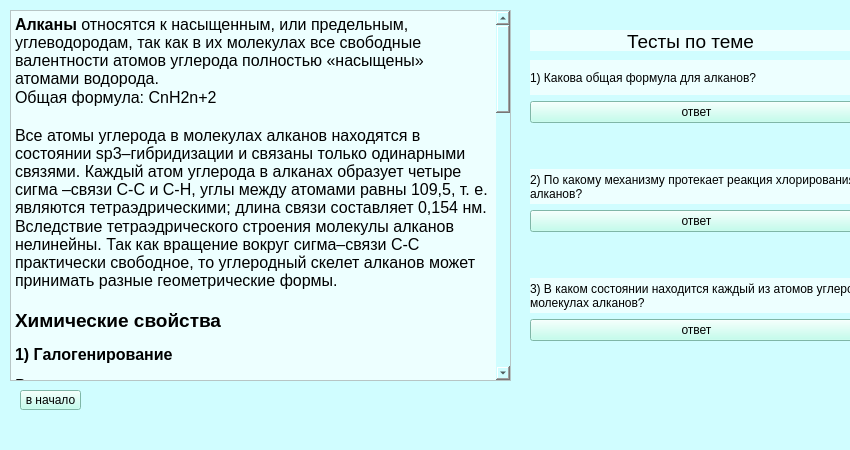
<?xml version="1.0" encoding="UTF-8"?>
<ui version="4.0">
 <class>MainWindow</class>
 <widget class="QMainWindow" name="MainWindow">
  <property name="geometry">
   <rect>
    <x>0</x>
    <y>0</y>
    <width>850</width>
    <height>450</height>
   </rect>
  </property>
  <property name="windowTitle">
   <string>MainWindow</string>
  </property>
  <property name="styleSheet">
   <string notr="true">background-color: rgb(208, 253, 255)</string>
  </property>
  <widget class="QWidget" name="centralwidget">
   <widget class="QTextEdit" name="textEdit">
    <property name="enabled">
     <bool>true</bool>
    </property>
    <property name="geometry">
     <rect>
      <x>10</x>
      <y>10</y>
      <width>501</width>
      <height>371</height>
     </rect>
    </property>
    <property name="styleSheet">
     <string notr="true">background-color: rgb(237, 255, 255);</string>
    </property>
    <property name="html">
     <string>&lt;!DOCTYPE HTML PUBLIC &quot;-//W3C//DTD HTML 4.0//EN&quot; &quot;http://www.w3.org/TR/REC-html40/strict.dtd&quot;&gt;
&lt;html&gt;&lt;head&gt;&lt;meta name=&quot;qrichtext&quot; content=&quot;1&quot; /&gt;&lt;style type=&quot;text/css&quot;&gt;
p, li { white-space: pre-wrap; }
&lt;/style&gt;&lt;/head&gt;&lt;body style=&quot; font-family:'MS Shell Dlg 2'; font-size:8pt; font-weight:400; font-style:normal;&quot;&gt;
&lt;p style=&quot; margin-top:0px; margin-bottom:0px; margin-left:0px; margin-right:0px; -qt-block-indent:0; text-indent:0px;&quot;&gt;&lt;span style=&quot; font-family:'Circe,-apple-system,system-ui,BlinkMacSystemFont,sans-serif'; font-size:12pt; font-weight:600; color:#000000;&quot;&gt;Алканы&lt;/span&gt;&lt;span style=&quot; font-family:'Circe,-apple-system,system-ui,BlinkMacSystemFont,sans-serif'; font-size:12pt; color:#000000;&quot;&gt; относятся к насыщенным, или предельным, углеводородам, так как в их молекулах все свободные валентности атомов углерода полностью «насыщены» атомами водорода.&lt;/span&gt;&lt;/p&gt;
&lt;p style=&quot; margin-top:0px; margin-bottom:0px; margin-left:0px; margin-right:0px; -qt-block-indent:0; text-indent:0px;&quot;&gt;&lt;span style=&quot; font-family:'Circe,-apple-system,system-ui,BlinkMacSystemFont,sans-serif'; font-size:12pt; color:#000000;&quot;&gt;Общая формула: CnH2n+2&lt;/span&gt;&lt;/p&gt;
&lt;p style=&quot;-qt-paragraph-type:empty; margin-top:0px; margin-bottom:0px; margin-left:0px; margin-right:0px; -qt-block-indent:0; text-indent:0px; font-family:'Circe,-apple-system,system-ui,BlinkMacSystemFont,sans-serif'; font-size:12pt; color:#000000;&quot;&gt;&lt;br /&gt;&lt;/p&gt;
&lt;p style=&quot; margin-top:0px; margin-bottom:0px; margin-left:0px; margin-right:0px; -qt-block-indent:0; text-indent:0px;&quot;&gt;&lt;span style=&quot; font-family:'Circe,-apple-system,system-ui,BlinkMacSystemFont,sans-serif'; font-size:12pt; color:#000000;&quot;&gt;Все атомы углерода в молекулах алканов находятся в состоянии sp3–гибридизации и связаны только одинарными связями. Каждый атом углерода в алканах образует четыре сигма &lt;/span&gt;&lt;a name=&quot;MJX-1-TEX-I-1D70E&quot;&gt;&lt;/a&gt;&lt;span style=&quot; font-family:'Circe,-apple-system,system-ui,BlinkMacSystemFont,sans-serif'; font-size:12pt; color:#000000;&quot;&gt;–&lt;/span&gt;&lt;span style=&quot; font-family:'Circe,-apple-system,system-ui,BlinkMacSystemFont,sans-serif'; font-size:12pt; color:#000000;&quot;&gt;связи С-С&lt;/span&gt;&lt;a name=&quot;MJX-1-TEX-I-1D436&quot;&gt;&lt;/a&gt;&lt;span style=&quot; font-family:'Circe,-apple-system,system-ui,BlinkMacSystemFont,sans-serif'; font-size:12pt; color:#000000;&quot;&gt; &lt;/span&gt;&lt;span style=&quot; font-family:'Circe,-apple-system,system-ui,BlinkMacSystemFont,sans-serif'; font-size:12pt; color:#000000;&quot;&gt;и С-Н&lt;/span&gt;&lt;a name=&quot;MJX-1-TEX-I-1D436&quot;&gt;&lt;/a&gt;&lt;span style=&quot; font-family:'Circe,-apple-system,system-ui,BlinkMacSystemFont,sans-serif'; font-size:12pt; color:#000000;&quot;&gt;,&lt;/span&gt;&lt;span style=&quot; font-family:'Circe,-apple-system,system-ui,BlinkMacSystemFont,sans-serif'; font-size:12pt; color:#000000;&quot;&gt; углы между атомами равны 109,5&lt;/span&gt;&lt;a name=&quot;MJX-1-TEX-N-31&quot;&gt;&lt;/a&gt;&lt;span style=&quot; font-family:'Circe,-apple-system,system-ui,BlinkMacSystemFont,sans-serif'; font-size:12pt; color:#000000;&quot;&gt;,&lt;/span&gt;&lt;span style=&quot; font-family:'Circe,-apple-system,system-ui,BlinkMacSystemFont,sans-serif'; font-size:12pt; color:#000000;&quot;&gt; т. е. являются тетраэдрическими; длина связи составляет 0,154&lt;/span&gt;&lt;a name=&quot;MJX-1-TEX-N-30&quot;&gt;&lt;/a&gt;&lt;span style=&quot; font-family:'Circe,-apple-system,system-ui,BlinkMacSystemFont,sans-serif'; font-size:12pt; color:#000000;&quot;&gt; &lt;/span&gt;&lt;span style=&quot; font-family:'Circe,-apple-system,system-ui,BlinkMacSystemFont,sans-serif'; font-size:12pt; color:#000000;&quot;&gt;нм.&lt;/span&gt;&lt;/p&gt;
&lt;p style=&quot; margin-top:0px; margin-bottom:0px; margin-left:0px; margin-right:0px; -qt-block-indent:0; text-indent:0px;&quot;&gt;&lt;span style=&quot; font-family:'Circe,-apple-system,system-ui,BlinkMacSystemFont,sans-serif'; font-size:12pt; color:#000000;&quot;&gt;Вследствие тетраэдрического строения молекулы алканов нелинейны. Так как вращение вокруг сигма–связи С-С практически свободное, то углеродный скелет алканов может принимать разные геометрические формы.&lt;/span&gt;&lt;/p&gt;
&lt;p style=&quot;-qt-paragraph-type:empty; margin-top:0px; margin-bottom:0px; margin-left:0px; margin-right:0px; -qt-block-indent:0; text-indent:0px; font-family:'Circe,-apple-system,system-ui,BlinkMacSystemFont,sans-serif'; font-size:12pt; color:#000000;&quot;&gt;&lt;br /&gt;&lt;/p&gt;
&lt;p style=&quot; margin-top:0px; margin-bottom:0px; margin-left:0px; margin-right:0px; -qt-block-indent:0; text-indent:0px;&quot;&gt;&lt;span style=&quot; font-family:'Circe,-apple-system,system-ui,BlinkMacSystemFont,sans-serif'; font-size:14pt; font-weight:600; color:#000000;&quot;&gt;Химические свойства&lt;/span&gt;&lt;/p&gt;
&lt;p style=&quot;-qt-paragraph-type:empty; margin-top:0px; margin-bottom:0px; margin-left:0px; margin-right:0px; -qt-block-indent:0; text-indent:0px;&quot;&gt;&lt;br /&gt;&lt;/p&gt;
&lt;p style=&quot; margin-top:0px; margin-bottom:0px; margin-left:0px; margin-right:0px; -qt-block-indent:0; text-indent:0px;&quot;&gt;&lt;span style=&quot; font-family:'Times New Roman,serif'; font-size:12pt; font-weight:600; color:#000000;&quot;&gt;1)&lt;/span&gt;&lt;span style=&quot; font-family:'Times New Roman'; font-size:12pt; font-weight:600; color:#000000;&quot;&gt; &lt;/span&gt;&lt;span style=&quot; font-family:'Times New Roman,serif'; font-size:12pt; font-weight:600; color:#000000;&quot;&gt;Галогенирование&lt;/span&gt;&lt;span style=&quot; font-size:12pt; color:#000000;&quot;&gt; &lt;/span&gt;&lt;/p&gt;
&lt;p style=&quot; margin-top:12px; margin-bottom:12px; margin-left:0px; margin-right:0px; -qt-block-indent:0; text-indent:0px;&quot;&gt;&lt;span style=&quot; font-family:'Times New Roman,serif'; font-size:12pt;&quot;&gt;Реакция галогенирования идет по радикальному цепному механизму. В качестве катализатора используется hν.&lt;/span&gt; &lt;span style=&quot; font-family:'Times New Roman,serif'; font-size:12pt; color:#000000;&quot;&gt;Реагируют с F2, Cl2, Br2. Реакция с йодом не идёт. Галогены замещают атом водорода. Реакция с фтором сопровождается взрывом. Хлорирование и бромирование происходит при температуре 300-400°C. В результате образуются галогеналканы&lt;/span&gt;&lt;span style=&quot; font-size:12pt; color:#000000;&quot;&gt; &lt;/span&gt;&lt;/p&gt;
&lt;p style=&quot; margin-top:12px; margin-bottom:12px; margin-left:0px; margin-right:0px; -qt-block-indent:0; text-indent:0px;&quot;&gt;&lt;span style=&quot; font-family:'Times New Roman,serif'; font-size:12pt; color:#000000;&quot;&gt;CH&lt;/span&gt;&lt;span style=&quot; font-size:12pt; color:#000000; vertical-align:sub;&quot;&gt;4&lt;/span&gt;&lt;span style=&quot; font-size:12pt; color:#000000;&quot;&gt; + Cl&lt;/span&gt;&lt;span style=&quot; font-size:12pt; color:#000000; vertical-align:sub;&quot;&gt;2&lt;/span&gt;&lt;span style=&quot; font-size:12pt; color:#000000;&quot;&gt; → CH&lt;/span&gt;&lt;span style=&quot; font-size:12pt; color:#000000; vertical-align:sub;&quot;&gt;3&lt;/span&gt;&lt;span style=&quot; font-size:12pt; color:#000000;&quot;&gt;Cl + HCl &lt;/span&gt;&lt;/p&gt;
&lt;p style=&quot; margin-top:12px; margin-bottom:12px; margin-left:0px; margin-right:0px; -qt-block-indent:0; text-indent:0px;&quot;&gt;&lt;span style=&quot; font-family:'Times New Roman,serif'; font-size:12pt; font-weight:600; color:#000000;&quot;&gt;2) Нитрование (реакция Коновалова)&lt;/span&gt;&lt;span style=&quot; font-size:12pt; font-weight:600; color:#000000;&quot;&gt; &lt;/span&gt;&lt;/p&gt;
&lt;p style=&quot; margin-top:12px; margin-bottom:12px; margin-left:0px; margin-right:0px; -qt-block-indent:0; text-indent:0px;&quot;&gt;&lt;span style=&quot; font-family:'Times New Roman,serif'; font-size:12pt; color:#000000;&quot;&gt;Взаимодействие с разбавленной азотной кислотой при температуре 140°C. Атом водорода замещается нитрогруппой NO2. В результате образуются нитроалканы&lt;/span&gt;&lt;span style=&quot; font-size:12pt; color:#000000;&quot;&gt; &lt;/span&gt;&lt;/p&gt;
&lt;p style=&quot; margin-top:12px; margin-bottom:12px; margin-left:0px; margin-right:0px; -qt-block-indent:0; text-indent:0px;&quot;&gt;&lt;span style=&quot; font-family:'Times New Roman,serif'; font-size:12pt; color:#000000;&quot;&gt;CH&lt;/span&gt;&lt;span style=&quot; font-size:12pt; color:#000000; vertical-align:sub;&quot;&gt;3&lt;/span&gt;&lt;span style=&quot; font-size:12pt; color:#000000;&quot;&gt;-CH&lt;/span&gt;&lt;span style=&quot; font-size:12pt; color:#000000; vertical-align:sub;&quot;&gt;3&lt;/span&gt;&lt;span style=&quot; font-size:12pt; color:#000000;&quot;&gt; +HNO&lt;/span&gt;&lt;span style=&quot; font-size:12pt; color:#000000; vertical-align:sub;&quot;&gt;3&lt;/span&gt;&lt;span style=&quot; font-size:12pt; color:#000000;&quot;&gt; → CH&lt;/span&gt;&lt;span style=&quot; font-size:12pt; color:#000000; vertical-align:sub;&quot;&gt;3&lt;/span&gt;&lt;span style=&quot; font-size:12pt; color:#000000;&quot;&gt;-CH&lt;/span&gt;&lt;span style=&quot; font-size:12pt; color:#000000; vertical-align:sub;&quot;&gt;2&lt;/span&gt;&lt;span style=&quot; font-size:12pt; color:#000000;&quot;&gt;-NO&lt;/span&gt;&lt;span style=&quot; font-size:12pt; color:#000000; vertical-align:sub;&quot;&gt;2&lt;/span&gt;&lt;span style=&quot; font-size:12pt; color:#000000;&quot;&gt; + H&lt;/span&gt;&lt;span style=&quot; font-size:12pt; color:#000000; vertical-align:sub;&quot;&gt;2&lt;/span&gt;&lt;span style=&quot; font-size:12pt; color:#000000;&quot;&gt;O &lt;/span&gt;&lt;/p&gt;
&lt;p style=&quot; margin-top:12px; margin-bottom:12px; margin-left:0px; margin-right:0px; -qt-block-indent:0; text-indent:0px;&quot;&gt;&lt;span style=&quot; font-family:'Times New Roman,serif'; font-size:12pt; font-weight:600; color:#000000;&quot;&gt;3)&lt;/span&gt;&lt;span style=&quot; font-family:'Times New Roman'; font-size:12pt; font-weight:600; color:#000000;&quot;&gt; &lt;/span&gt;&lt;span style=&quot; font-family:'Times New Roman,serif'; font-size:12pt; font-weight:600; color:#000000;&quot;&gt;Сульфоокисление&lt;/span&gt;&lt;span style=&quot; font-size:12pt; color:#000000;&quot;&gt; &lt;/span&gt;&lt;/p&gt;
&lt;p style=&quot; margin-top:12px; margin-bottom:12px; margin-left:0px; margin-right:0px; -qt-block-indent:0; text-indent:0px;&quot;&gt;&lt;span style=&quot; font-family:'Times New Roman,serif'; font-size:12pt; color:#000000;&quot;&gt;Образование алкансульфоновых кислот в избытке кислорода. Атом водорода замещается группой SO3H&lt;/span&gt;&lt;span style=&quot; font-size:12pt; color:#000000;&quot;&gt; &lt;/span&gt;&lt;/p&gt;
&lt;p style=&quot; margin-top:12px; margin-bottom:12px; margin-left:0px; margin-right:0px; -qt-block-indent:0; text-indent:0px;&quot;&gt;&lt;span style=&quot; font-family:'Times New Roman,serif'; font-size:12pt; color:#000000;&quot;&gt;C&lt;/span&gt;&lt;span style=&quot; font-size:12pt; color:#000000; vertical-align:sub;&quot;&gt;5&lt;/span&gt;&lt;span style=&quot; font-size:12pt; color:#000000;&quot;&gt;H&lt;/span&gt;&lt;span style=&quot; font-size:12pt; color:#000000; vertical-align:sub;&quot;&gt;12&lt;/span&gt;&lt;span style=&quot; font-size:12pt; color:#000000;&quot;&gt; + HOSO&lt;/span&gt;&lt;span style=&quot; font-size:12pt; color:#000000; vertical-align:sub;&quot;&gt;3&lt;/span&gt;&lt;span style=&quot; font-size:12pt; color:#000000;&quot;&gt;H → C&lt;/span&gt;&lt;span style=&quot; font-size:12pt; color:#000000; vertical-align:sub;&quot;&gt;5&lt;/span&gt;&lt;span style=&quot; font-size:12pt; color:#000000;&quot;&gt;H&lt;/span&gt;&lt;span style=&quot; font-size:12pt; color:#000000; vertical-align:sub;&quot;&gt;11&lt;/span&gt;&lt;span style=&quot; font-size:12pt; color:#000000;&quot;&gt;SO&lt;/span&gt;&lt;span style=&quot; font-size:12pt; color:#000000; vertical-align:sub;&quot;&gt;3&lt;/span&gt;&lt;span style=&quot; font-size:12pt; color:#000000;&quot;&gt;H + H&lt;/span&gt;&lt;span style=&quot; font-size:12pt; color:#000000; vertical-align:sub;&quot;&gt;2&lt;/span&gt;&lt;span style=&quot; font-size:12pt; color:#000000;&quot;&gt;O &lt;/span&gt;&lt;/p&gt;
&lt;p style=&quot; margin-top:12px; margin-bottom:12px; margin-left:0px; margin-right:0px; -qt-block-indent:0; text-indent:0px;&quot;&gt;&lt;span style=&quot; font-family:'Times New Roman,serif'; font-size:12pt; font-weight:600; color:#000000;&quot;&gt;4)&lt;/span&gt;&lt;span style=&quot; font-family:'Times New Roman'; font-size:12pt; font-weight:600; color:#000000;&quot;&gt; &lt;/span&gt;&lt;span style=&quot; font-family:'Times New Roman,serif'; font-size:12pt; font-weight:600; color:#000000;&quot;&gt;Крекинг&lt;/span&gt;&lt;span style=&quot; font-size:12pt; font-weight:600; color:#000000;&quot;&gt; &lt;/span&gt;&lt;/p&gt;
&lt;p style=&quot; margin-top:12px; margin-bottom:12px; margin-left:0px; margin-right:0px; -qt-block-indent:0; text-indent:0px;&quot;&gt;&lt;span style=&quot; font-family:'Times New Roman,serif'; font-size:12pt; color:#000000;&quot;&gt;Происходит в присутствии катализатора при высоких температурах. В результате разрыва связей С-С образуются алканы и алкены&lt;/span&gt;&lt;span style=&quot; font-size:12pt; color:#000000;&quot;&gt; &lt;/span&gt;&lt;/p&gt;
&lt;p style=&quot; margin-top:12px; margin-bottom:12px; margin-left:0px; margin-right:0px; -qt-block-indent:0; text-indent:0px;&quot;&gt;&lt;span style=&quot; font-family:'Times New Roman,serif'; font-size:12pt; color:#000000;&quot;&gt;C&lt;/span&gt;&lt;span style=&quot; font-size:12pt; color:#000000; vertical-align:sub;&quot;&gt;4&lt;/span&gt;&lt;span style=&quot; font-size:12pt; color:#000000;&quot;&gt;H&lt;/span&gt;&lt;span style=&quot; font-size:12pt; color:#000000; vertical-align:sub;&quot;&gt;10&lt;/span&gt;&lt;span style=&quot; font-size:12pt; color:#000000;&quot;&gt; → C&lt;/span&gt;&lt;span style=&quot; font-size:12pt; color:#000000; vertical-align:sub;&quot;&gt;2&lt;/span&gt;&lt;span style=&quot; font-size:12pt; color:#000000;&quot;&gt;H&lt;/span&gt;&lt;span style=&quot; font-size:12pt; color:#000000; vertical-align:sub;&quot;&gt;6&lt;/span&gt;&lt;span style=&quot; font-size:12pt; color:#000000;&quot;&gt; + C&lt;/span&gt;&lt;span style=&quot; font-size:12pt; color:#000000; vertical-align:sub;&quot;&gt;2&lt;/span&gt;&lt;span style=&quot; font-size:12pt; color:#000000;&quot;&gt;H&lt;/span&gt;&lt;span style=&quot; font-size:12pt; color:#000000; vertical-align:sub;&quot;&gt;4&lt;/span&gt;&lt;span style=&quot; font-size:12pt; color:#000000;&quot;&gt; &lt;/span&gt;&lt;/p&gt;
&lt;p style=&quot; margin-top:12px; margin-bottom:12px; margin-left:0px; margin-right:0px; -qt-block-indent:0; text-indent:0px;&quot;&gt;&lt;span style=&quot; font-family:'Times New Roman,serif'; font-size:12pt; font-weight:600; color:#000000;&quot;&gt;5)&lt;/span&gt;&lt;span style=&quot; font-family:'Times New Roman'; font-size:12pt; font-weight:600; color:#000000;&quot;&gt; &lt;/span&gt;&lt;span style=&quot; font-family:'Times New Roman,serif'; font-size:12pt; font-weight:600; color:#000000;&quot;&gt;Горение&lt;/span&gt;&lt;span style=&quot; font-size:12pt; font-weight:600; color:#000000;&quot;&gt; &lt;/span&gt;&lt;/p&gt;
&lt;p style=&quot; margin-top:12px; margin-bottom:12px; margin-left:0px; margin-right:0px; -qt-block-indent:0; text-indent:0px;&quot;&gt;&lt;span style=&quot; font-family:'Times New Roman,serif'; font-size:12pt; color:#000000;&quot;&gt;В избытке кислорода происходит полное окисление до углекислого газа. При недостатке кислорода происходит неполное окисление с образованием угарного газа, сажи&lt;/span&gt;&lt;span style=&quot; font-size:12pt; color:#000000;&quot;&gt; &lt;/span&gt;&lt;/p&gt;
&lt;p style=&quot; margin-top:12px; margin-bottom:12px; margin-left:0px; margin-right:0px; -qt-block-indent:0; text-indent:0px;&quot;&gt;&lt;span style=&quot; font-family:'Times New Roman,serif'; font-size:12pt; color:#000000;&quot;&gt;CH&lt;/span&gt;&lt;span style=&quot; font-family:'Times New Roman,serif'; font-size:12pt; color:#000000; vertical-align:sub;&quot;&gt;4&lt;/span&gt;&lt;span style=&quot; font-family:'Times New Roman,serif'; font-size:12pt; color:#000000;&quot;&gt; + 2O&lt;/span&gt;&lt;span style=&quot; font-family:'Times New Roman,serif'; font-size:12pt; color:#000000; vertical-align:sub;&quot;&gt;2&lt;/span&gt;&lt;span style=&quot; font-family:'Times New Roman,serif'; font-size:12pt; color:#000000;&quot;&gt; → CO&lt;/span&gt;&lt;span style=&quot; font-family:'Times New Roman,serif'; font-size:12pt; color:#000000; vertical-align:sub;&quot;&gt;2&lt;/span&gt;&lt;span style=&quot; font-family:'Times New Roman,serif'; font-size:12pt; color:#000000;&quot;&gt; + 2H&lt;/span&gt;&lt;span style=&quot; font-family:'Times New Roman,serif'; font-size:12pt; color:#000000; vertical-align:sub;&quot;&gt;2&lt;/span&gt;&lt;span style=&quot; font-family:'Times New Roman,serif'; font-size:12pt; color:#000000;&quot;&gt;O&lt;/span&gt;&lt;span style=&quot; font-size:12pt; color:#000000;&quot;&gt; &lt;/span&gt;&lt;/p&gt;
&lt;p style=&quot; margin-top:12px; margin-bottom:12px; margin-left:0px; margin-right:0px; -qt-block-indent:0; text-indent:0px;&quot;&gt;&lt;span style=&quot; font-family:'Times New Roman,serif'; font-size:12pt; font-weight:600; color:#000000;&quot;&gt;6)&lt;/span&gt;&lt;span style=&quot; font-family:'Times New Roman'; font-size:12pt; font-weight:600; color:#000000;&quot;&gt; &lt;/span&gt;&lt;span style=&quot; font-family:'Times New Roman,serif'; font-size:12pt; font-weight:600; color:#000000;&quot;&gt;Каталитическое окисление&lt;/span&gt;&lt;span style=&quot; font-size:12pt; color:#000000;&quot;&gt; &lt;/span&gt;&lt;/p&gt;
&lt;p style=&quot; margin-top:12px; margin-bottom:12px; margin-left:0px; margin-right:0px; -qt-block-indent:0; text-indent:0px;&quot;&gt;&lt;span style=&quot; font-family:'Times New Roman,serif'; font-size:12pt; color:#000000;&quot;&gt;Происходит частичное окисление алканов при небольшой температуре и в присутствии катализаторов. Могут образовываться кетоны, альдегиды, спирты, карбоновые кислоты&lt;/span&gt;&lt;span style=&quot; font-size:12pt; color:#000000;&quot;&gt; &lt;/span&gt;&lt;/p&gt;
&lt;p style=&quot; margin-top:12px; margin-bottom:12px; margin-left:0px; margin-right:0px; -qt-block-indent:0; text-indent:0px;&quot;&gt;&lt;span style=&quot; font-family:'Times New Roman,serif'; font-size:12pt; color:#000000;&quot;&gt;C&lt;/span&gt;&lt;span style=&quot; font-size:12pt; color:#000000; vertical-align:sub;&quot;&gt;4&lt;/span&gt;&lt;span style=&quot; font-size:12pt; color:#000000;&quot;&gt;H&lt;/span&gt;&lt;span style=&quot; font-size:12pt; color:#000000; vertical-align:sub;&quot;&gt;10&lt;/span&gt;&lt;span style=&quot; font-size:12pt; color:#000000;&quot;&gt; → 2CH&lt;/span&gt;&lt;span style=&quot; font-size:12pt; color:#000000; vertical-align:sub;&quot;&gt;3&lt;/span&gt;&lt;span style=&quot; font-size:12pt; color:#000000;&quot;&gt;COOH + H&lt;/span&gt;&lt;span style=&quot; font-size:12pt; color:#000000; vertical-align:sub;&quot;&gt;2&lt;/span&gt;&lt;span style=&quot; font-size:12pt; color:#000000;&quot;&gt;O &lt;/span&gt;&lt;/p&gt;
&lt;p style=&quot; margin-top:12px; margin-bottom:12px; margin-left:0px; margin-right:0px; -qt-block-indent:0; text-indent:0px;&quot;&gt;&lt;span style=&quot; font-family:'Times New Roman,serif'; font-size:12pt; font-weight:600; color:#000000;&quot;&gt;7)&lt;/span&gt;&lt;span style=&quot; font-family:'Times New Roman'; font-size:12pt; font-weight:600; color:#000000;&quot;&gt; &lt;/span&gt;&lt;span style=&quot; font-family:'Times New Roman,serif'; font-size:12pt; font-weight:600; color:#000000;&quot;&gt;Дегидрирование&lt;/span&gt;&lt;span style=&quot; font-size:12pt; font-weight:600; color:#000000;&quot;&gt; &lt;/span&gt;&lt;/p&gt;
&lt;p style=&quot; margin-top:12px; margin-bottom:12px; margin-left:0px; margin-right:0px; -qt-block-indent:0; text-indent:0px;&quot;&gt;&lt;span style=&quot; font-family:'Times New Roman,serif'; font-size:12pt; color:#000000;&quot;&gt;Отщепление водорода в результате разрыва связей С-Н в присутствии катализатора (платины, оксида алюминия, оксида хрома) при температуре 400-600°С. Образуются алкены&lt;/span&gt;&lt;span style=&quot; font-size:12pt; color:#000000;&quot;&gt; &lt;/span&gt;&lt;/p&gt;
&lt;p style=&quot; margin-top:12px; margin-bottom:12px; margin-left:0px; margin-right:0px; -qt-block-indent:0; text-indent:0px;&quot;&gt;&lt;span style=&quot; font-family:'Times New Roman,serif'; font-size:12pt; color:#000000;&quot;&gt;C&lt;/span&gt;&lt;span style=&quot; font-size:12pt; color:#000000; vertical-align:sub;&quot;&gt;2&lt;/span&gt;&lt;span style=&quot; font-size:12pt; color:#000000;&quot;&gt;H&lt;/span&gt;&lt;span style=&quot; font-size:12pt; color:#000000; vertical-align:sub;&quot;&gt;6&lt;/span&gt;&lt;span style=&quot; font-size:12pt; color:#000000;&quot;&gt; → C&lt;/span&gt;&lt;span style=&quot; font-size:12pt; color:#000000; vertical-align:sub;&quot;&gt;2&lt;/span&gt;&lt;span style=&quot; font-size:12pt; color:#000000;&quot;&gt;H&lt;/span&gt;&lt;span style=&quot; font-size:12pt; color:#000000; vertical-align:sub;&quot;&gt;4&lt;/span&gt;&lt;span style=&quot; font-size:12pt; color:#000000;&quot;&gt; + H&lt;/span&gt;&lt;span style=&quot; font-size:12pt; color:#000000; vertical-align:sub;&quot;&gt;2&lt;/span&gt;&lt;span style=&quot; font-size:12pt; color:#000000;&quot;&gt; &lt;/span&gt;&lt;/p&gt;
&lt;p style=&quot; margin-top:12px; margin-bottom:12px; margin-left:0px; margin-right:0px; -qt-block-indent:0; text-indent:0px;&quot;&gt;&lt;span style=&quot; font-family:'Times New Roman,serif'; font-size:12pt; font-weight:600; color:#000000;&quot;&gt;8)&lt;/span&gt;&lt;span style=&quot; font-family:'Times New Roman'; font-size:12pt; font-weight:600; color:#000000;&quot;&gt; &lt;/span&gt;&lt;span style=&quot; font-family:'Times New Roman,serif'; font-size:12pt; font-weight:600; color:#000000;&quot;&gt;Ароматизация&lt;/span&gt;&lt;span style=&quot; font-size:12pt; font-weight:600; color:#000000;&quot;&gt; &lt;/span&gt;&lt;/p&gt;
&lt;p style=&quot; margin-top:12px; margin-bottom:12px; margin-left:0px; margin-right:0px; -qt-block-indent:0; text-indent:0px;&quot;&gt;&lt;span style=&quot; font-family:'Times New Roman,serif'; font-size:12pt; color:#000000;&quot;&gt;Реакция дегидрирования с образованием циклоалканов&lt;/span&gt;&lt;span style=&quot; font-size:12pt; color:#000000;&quot;&gt; &lt;/span&gt;&lt;/p&gt;
&lt;p style=&quot; margin-top:12px; margin-bottom:12px; margin-left:0px; margin-right:0px; -qt-block-indent:0; text-indent:0px;&quot;&gt;&lt;span style=&quot; font-family:'Times New Roman,serif'; font-size:12pt; color:#000000;&quot;&gt;C&lt;/span&gt;&lt;span style=&quot; font-size:12pt; color:#000000; vertical-align:sub;&quot;&gt;6&lt;/span&gt;&lt;span style=&quot; font-size:12pt; color:#000000;&quot;&gt;H&lt;/span&gt;&lt;span style=&quot; font-size:12pt; color:#000000; vertical-align:sub;&quot;&gt;14&lt;/span&gt;&lt;span style=&quot; font-size:12pt; color:#000000;&quot;&gt; → C&lt;/span&gt;&lt;span style=&quot; font-size:12pt; color:#000000; vertical-align:sub;&quot;&gt;6&lt;/span&gt;&lt;span style=&quot; font-size:12pt; color:#000000;&quot;&gt;H&lt;/span&gt;&lt;span style=&quot; font-size:12pt; color:#000000; vertical-align:sub;&quot;&gt;6&lt;/span&gt;&lt;span style=&quot; font-size:12pt; color:#000000;&quot;&gt; + 4H&lt;/span&gt;&lt;span style=&quot; font-size:12pt; color:#000000; vertical-align:sub;&quot;&gt;2&lt;/span&gt;&lt;span style=&quot; font-size:12pt; color:#000000;&quot;&gt; &lt;/span&gt;&lt;/p&gt;
&lt;p style=&quot; margin-top:12px; margin-bottom:12px; margin-left:0px; margin-right:0px; -qt-block-indent:0; text-indent:0px;&quot;&gt;&lt;span style=&quot; font-family:'Times New Roman,serif'; font-size:12pt; font-weight:600; color:#000000;&quot;&gt;9)&lt;/span&gt;&lt;span style=&quot; font-family:'Times New Roman'; font-size:12pt; font-weight:600; color:#000000;&quot;&gt; &lt;/span&gt;&lt;span style=&quot; font-family:'Times New Roman,serif'; font-size:12pt; font-weight:600; color:#000000;&quot;&gt;Изомеризация&lt;/span&gt;&lt;span style=&quot; font-size:12pt; font-weight:600; color:#000000;&quot;&gt; &lt;/span&gt;&lt;/p&gt;
&lt;p style=&quot; margin-top:12px; margin-bottom:12px; margin-left:0px; margin-right:0px; -qt-block-indent:0; text-indent:0px;&quot;&gt;&lt;span style=&quot; font-family:'Times New Roman,serif'; font-size:12pt; color:#000000;&quot;&gt;Образование изомеров под действием температуры и катализаторов&lt;/span&gt;&lt;/p&gt;
&lt;p style=&quot; margin-top:12px; margin-bottom:12px; margin-left:0px; margin-right:0px; -qt-block-indent:0; text-indent:0px;&quot;&gt;&lt;span style=&quot; font-family:'Times New Roman,serif'; font-size:12pt; color:#000000;&quot;&gt;C&lt;/span&gt;&lt;span style=&quot; font-size:12pt; color:#000000; vertical-align:sub;&quot;&gt;5&lt;/span&gt;&lt;span style=&quot; font-size:12pt; color:#000000;&quot;&gt;H&lt;/span&gt;&lt;span style=&quot; font-size:12pt; color:#000000; vertical-align:sub;&quot;&gt;12&lt;/span&gt;&lt;span style=&quot; font-size:12pt; color:#000000;&quot;&gt; → CH&lt;/span&gt;&lt;span style=&quot; font-size:12pt; color:#000000; vertical-align:sub;&quot;&gt;3&lt;/span&gt;&lt;span style=&quot; font-size:12pt; color:#000000;&quot;&gt;-CH(CH&lt;/span&gt;&lt;span style=&quot; font-size:12pt; color:#000000; vertical-align:sub;&quot;&gt;3&lt;/span&gt;&lt;span style=&quot; font-size:12pt; color:#000000;&quot;&gt;)-CH&lt;/span&gt;&lt;span style=&quot; font-size:12pt; color:#000000; vertical-align:sub;&quot;&gt;2&lt;/span&gt;&lt;span style=&quot; font-size:12pt; color:#000000;&quot;&gt;-CH&lt;/span&gt;&lt;span style=&quot; font-size:12pt; color:#000000; vertical-align:sub;&quot;&gt;3&lt;/span&gt;&lt;span style=&quot; font-size:12pt;&quot;&gt; &lt;/span&gt;&lt;/p&gt;&lt;/body&gt;&lt;/html&gt;</string>
    </property>
    <property name="overwriteMode">
     <bool>false</bool>
    </property>
   </widget>
   <widget class="QPushButton" name="btn_return">
    <property name="geometry">
     <rect>
      <x>20</x>
      <y>390</y>
      <width>61</width>
      <height>20</height>
     </rect>
    </property>
    <property name="styleSheet">
     <string notr="true">background-color: rgb(178, 255, 234);</string>
    </property>
    <property name="text">
     <string>в начало</string>
    </property>
   </widget>
   <widget class="QLabel" name="content">
    <property name="geometry">
     <rect>
      <x>530</x>
      <y>30</y>
      <width>321</width>
      <height>21</height>
     </rect>
    </property>
    <property name="styleSheet">
     <string notr="true">background-color: rgb(237, 255, 255);</string>
    </property>
    <property name="text">
     <string>&lt;html&gt;&lt;head/&gt;&lt;body&gt;&lt;p align=&quot;center&quot;&gt;&lt;span style=&quot; font-size:14pt;&quot;&gt;Тесты по теме&lt;/span&gt;&lt;/p&gt;&lt;/body&gt;&lt;/html&gt;</string>
    </property>
   </widget>
   <widget class="QWidget" name="verticalLayoutWidget">
    <property name="geometry">
     <rect>
      <x>530</x>
      <y>60</y>
      <width>333</width>
      <height>321</height>
     </rect>
    </property>
    <layout class="QVBoxLayout" name="verticalLayout">
     <item>
      <widget class="QLabel" name="question_1">
       <property name="styleSheet">
        <string notr="true">background-color: rgb(237, 255, 255);</string>
       </property>
       <property name="text">
        <string>1) Какова общая формула для алканов?</string>
       </property>
      </widget>
     </item>
     <item>
      <widget class="QPushButton" name="answer_1">
       <property name="styleSheet">
        <string notr="true">background-color: rgb(178, 255, 234);</string>
       </property>
       <property name="text">
        <string>ответ</string>
       </property>
      </widget>
     </item>
     <item>
      <widget class="QLabel" name="ans_1">
       <property name="text">
        <string/>
       </property>
      </widget>
     </item>
     <item>
      <widget class="QLabel" name="question_2">
       <property name="styleSheet">
        <string notr="true">background-color: rgb(237, 255, 255);</string>
       </property>
       <property name="text">
        <string>2) По какому механизму протекает реакция хлорирования
алканов?</string>
       </property>
      </widget>
     </item>
     <item>
      <widget class="QPushButton" name="answer_2">
       <property name="styleSheet">
        <string notr="true">background-color: rgb(178, 255, 234);</string>
       </property>
       <property name="text">
        <string>ответ</string>
       </property>
      </widget>
     </item>
     <item>
      <widget class="QLabel" name="ans_2">
       <property name="text">
        <string/>
       </property>
      </widget>
     </item>
     <item>
      <widget class="QLabel" name="question_3">
       <property name="styleSheet">
        <string notr="true">background-color: rgb(237, 255, 255);</string>
       </property>
       <property name="text">
        <string>3) В каком состоянии находится каждый из атомов углерода в
молекулах алканов?</string>
       </property>
      </widget>
     </item>
     <item>
      <widget class="QPushButton" name="answer_3">
       <property name="styleSheet">
        <string notr="true">background-color: rgb(178, 255, 234);</string>
       </property>
       <property name="text">
        <string>ответ</string>
       </property>
      </widget>
     </item>
     <item>
      <widget class="QLabel" name="ans_3">
       <property name="text">
        <string/>
       </property>
      </widget>
     </item>
    </layout>
   </widget>
  </widget>
  <widget class="QMenuBar" name="menubar">
   <property name="geometry">
    <rect>
     <x>0</x>
     <y>0</y>
     <width>850</width>
     <height>18</height>
    </rect>
   </property>
  </widget>
  <widget class="QStatusBar" name="statusbar"/>
 </widget>
 <resources/>
 <connections/>
</ui>
